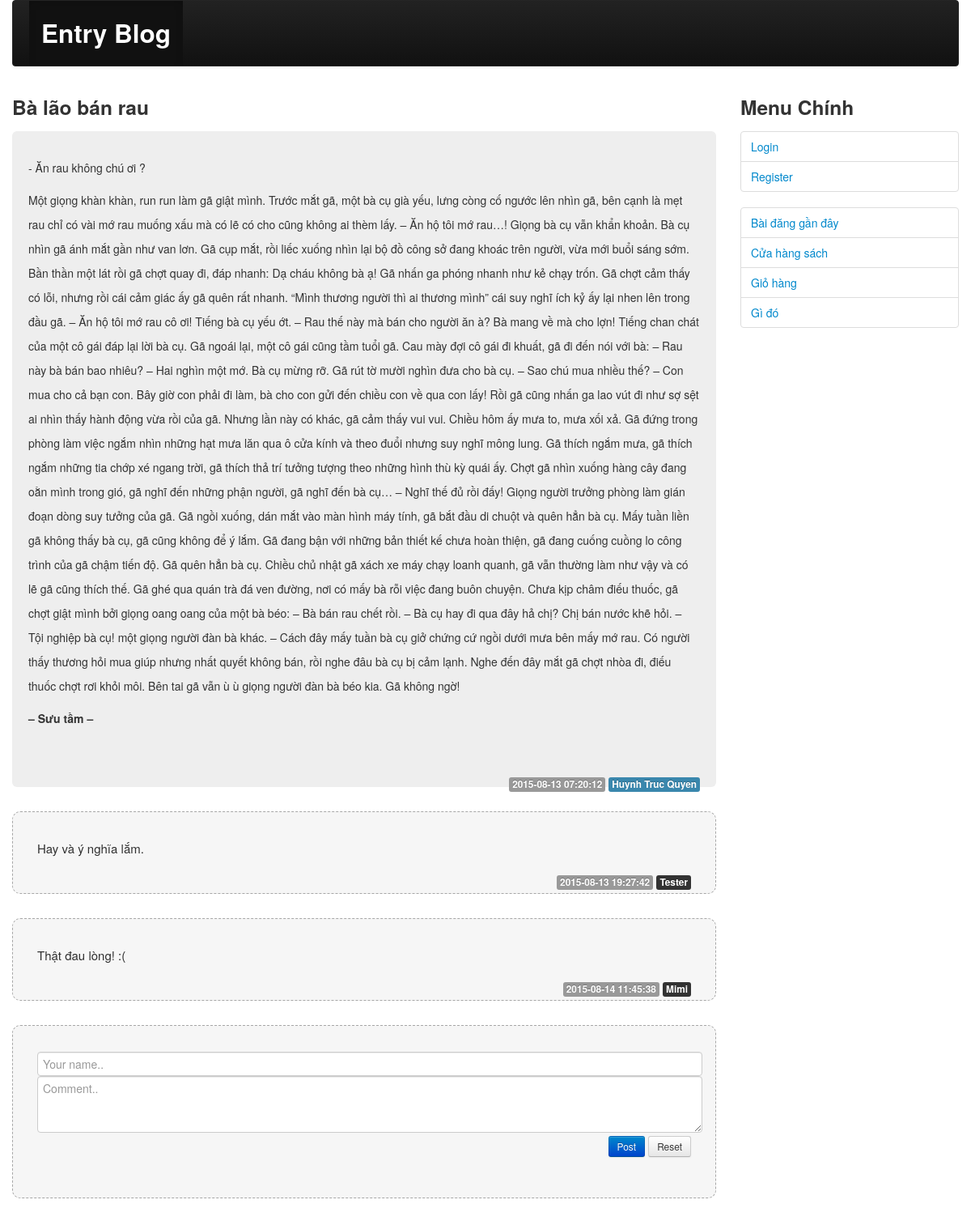
Before: /index.php?c=blog&m=single&entry=4 with the older database file.
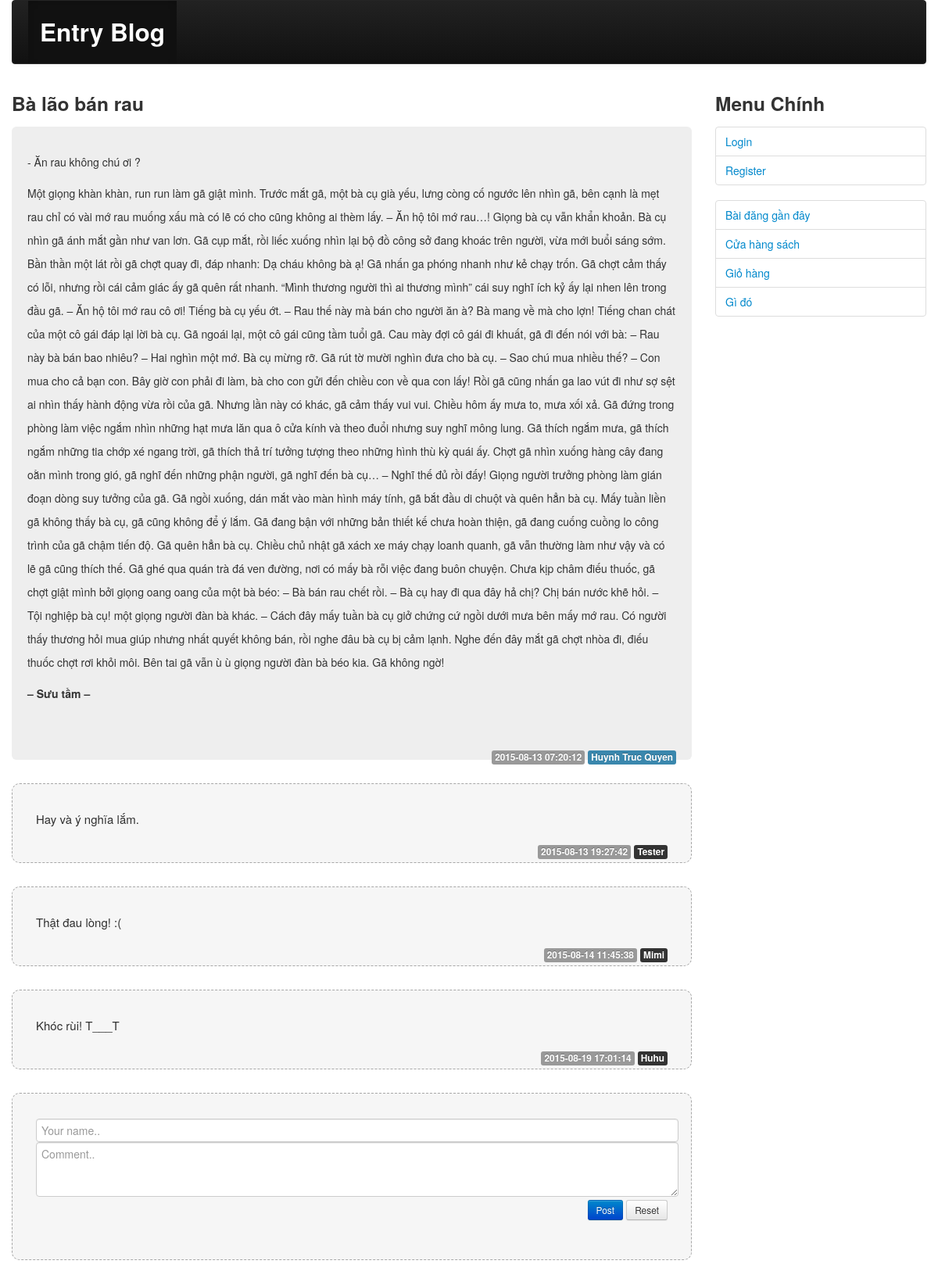
After: the same page with the newer database file.
### tables this page shows
CREATE TABLE IF NOT EXISTS `entrys` (
  `id` int(10) unsigned NOT NULL AUTO_INCREMENT,
  `title` varchar(200) NOT NULL,
  `content` text NOT NULL,
  `posted_day` datetime NOT NULL DEFAULT CURRENT_TIMESTAMP,
  `user_id` int(10) unsigned NOT NULL,
  PRIMARY KEY (`id`),
  KEY `fk_entry_of_user` (`user_id`)
);

CREATE TABLE IF NOT EXISTS `users` (
  `id` int(10) unsigned NOT NULL AUTO_INCREMENT,
  `email` varchar(100) NOT NULL,
  `password` varchar(100) NOT NULL,
  `name` varchar(50) NOT NULL,
  `phone` varchar(15) DEFAULT NULL,
  `address` varchar(500) DEFAULT NULL,
  PRIMARY KEY (`id`),
  UNIQUE KEY `email` (`email`),
  UNIQUE KEY `phone` (`phone`)
);

CREATE TABLE IF NOT EXISTS `comments` (
  `id` int(10) unsigned NOT NULL AUTO_INCREMENT,
  `name` varchar(50) NOT NULL,
  `comment` text NOT NULL,
  `date` datetime NOT NULL DEFAULT CURRENT_TIMESTAMP,
  `entry_id` int(10) unsigned NOT NULL,
  PRIMARY KEY (`id`),
  KEY `fk_comment_of_entry` (`entry_id`)
);

### includes/common.php (called while the page is built, shortened)
<?php
function render($file, $data) {
    extract($data);
    include ROOT . DS . 'views' . DS . $file;
}

### controllers/blog.php (called while the page is built, shortened)
<?php
function blog_single(){
    $data['single']=model('entry')->getSingle($_GET['entry']);
    $data['comments'] = model('comment')->getAllByEntryId($_GET['entry']);
    $data['template_file'] = 'entry/public_single.php';
    render('layout.php', $data);
}

### index.php (called while the page is built, shortened)
<?php
require ROOT . DS . 'includes' . DS . 'common.php';
$controller = empty($_GET['c']) ? 'index' : strtolower($_GET['c']);
$method = empty($_GET['m']) ? 'index' : strtolower($_GET['m']);
$c_file = ROOT . DS . 'controllers' . DS . $controller . '.php';
$m_func = $controller . '_' . $method;
if (is_readable($c_file)) {
    call_user_func($m_func);
} else {
    die("Page not found !");
}

### includes/db.php (called while the page is built, shortened)
<?php
function db_get_all($sql) {
    $result = mysql_query($sql);
    $data = array();
    if ($result) {
        while ($row = mysql_fetch_assoc($result)) {
            $data[] = $row;
        }
    }
    return $data;
}

### models/entry.php (called while the page is built, shortened)
<?php
class Entry extends Model {
    public function getSingle($entry_id){
        $sql="SELECT entrys.id, entrys.title, entrys.content, entrys.posted_day, users.name
                from entrys inner join users on entrys.user_id = users.id
                where entrys.id=".esc($entry_id);
        return db_get_all($sql);
    }
}

### models/comment.php (called while the page is built, shortened)
<?php
class Comment extends Model {
    public $table = 'comments';
    public function getAllByEntryId($entry_id) {
        $sql = "SELECT * FROM `{$this->table}`
                    WHERE `entry_id` = " . intval($entry_id);
        return db_get_all($sql);
    }
}

### views/entry/public_single.php (the view)
<?php foreach ($single as $single): ?>
	<h3><?php echo $single['title'] ?></h3>
	<div class="hero-unit">
	    <p>
	    	<?php echo $single['content'].'<br>' ?>
	    </p>
	    <div class="pull-right">
		    <span class="label"><?php echo $single['posted_day'] ?></span>
		    <span class="label label-info"><?php echo $single['name'] ?></span>
	    </div>
	</div>
<?php endforeach; ?>
<?php foreach ($comments as $c): ?>
	<div class="hero-subunit">
	    <p>
	    	<?php echo $c['comment'].'<br>' ?>
	    </p>
	    <div class="pull-right">
		    <span class="label"><?php echo $c['date'] ?></span>
		    <span class="label label-inverse"><?php echo $c['name'] ?></span>
	    </div>
	</div>
<?php endforeach; ?>
<div class="hero-subunit">
<form class="form-horizontal" method="post">
	<div class="controlls">
      <input class="comment" type="text" placeholder="Your name.." name="name">
    </div>
    <div class="controlls">
      <textarea class="comment" rows="3" placeholder="Comment.." name="comment"></textarea>
    </div>
    <div class="text-right">
		<button class="btn btn-small btn-primary" type="submit">Post</button>
  		<button class="btn btn-small" type="reset">Reset</button>
    </div>
</form>
</div>

Changed rows visible on the page:
added comments: comment "Khóc rùi! T___T", date "2015-08-19 17:01:14", name "Huhu"
